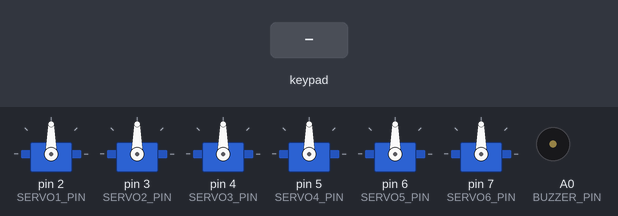
The sketch below on a simulated Arduino Uno, built with avr-gcc and run on an emulated ATmega328P. On the bench: 6 × servo, buzzer (waves = sounding, pin HIGH). The test bench sets the inputs (shaded band). What the sketch prints to the serial monitor is not drawn.

Above: at 1.7 s.
1.8 s: key 'U' pressed
At 2.6 s:
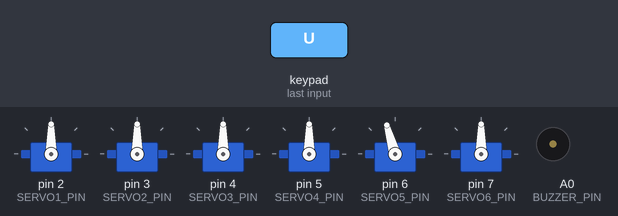
4.8 s: key 'R' pressed
At 6.6 s:
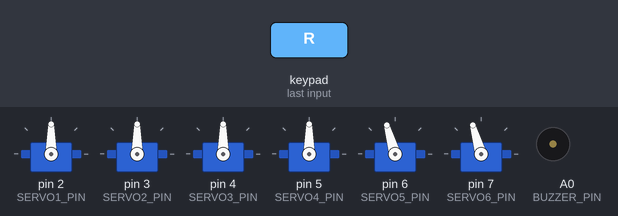
7.8 s: key 'D' pressed
At 8.8 s:
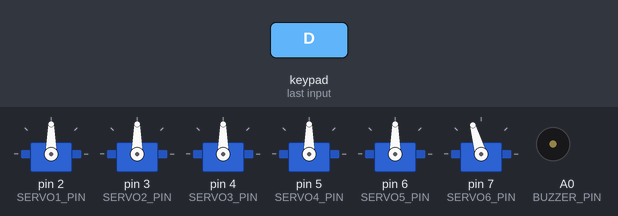
10.8 s: key 'D' pressed
At 12.3 s:
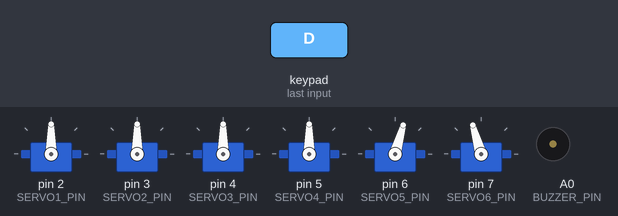
13.8 s: key 'L' pressed
At 15.1 s:
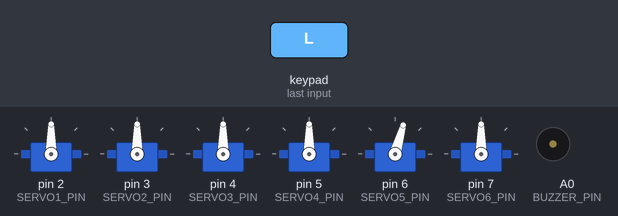
Timing chart, 0 to 16.8 s (numbered marks = the images above; inputs shaded):
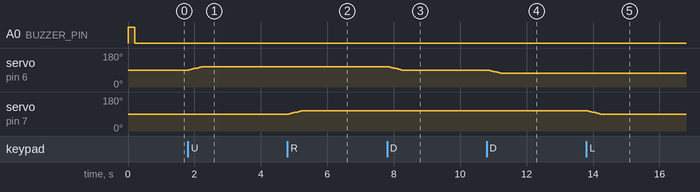

Measured:
- after the input at 1.8 s, servo on pin 6 (SERVO5_PIN): 90° → 106° at once
- after the input at 4.8 s, servo on pin 7 (SERVO6_PIN): 90° → 106° at once
- after the input at 7.8 s, servo on pin 6 (SERVO5_PIN): 106° → 90° after 0.08 s
- after the input at 10.8 s, servo on pin 6 (SERVO5_PIN): 90° → 74° at once
- after the input at 13.8 s, servo on pin 7 (SERVO6_PIN): 106° → 90° after 0.05 s

The sketch:

7_2_Handle_Control_Arm.ino
```cpp
#include <PS2X_lib.h>
#include <Servo.h>

// ===================== Pin Definition =====================
// PS2 Game Controller Communication Pins
#define PS2_DAT 13    // PS2 data signal pin
#define PS2_CMD 12    // PS2 command signal pin
#define PS2_SEL 11    // PS2 select signal pin
#define PS2_CLK 10    // PS2 clock signal pin

// Servo signal pins for 6-axis robotic arm
#define SERVO1_PIN 2
#define SERVO2_PIN 3
#define SERVO3_PIN 4
#define SERVO4_PIN 5
#define SERVO5_PIN 6
#define SERVO6_PIN 7

#define BUZZER_PIN A0  // Active buzzer control pin

// ===================== Independent Angle Limit for Each Servo =====================
// Set min/max angle separately to avoid mechanical overtravel
#define SERVO1_MIN 0
#define SERVO1_MAX 180
#define SERVO2_MIN 0
#define SERVO2_MAX 180
#define SERVO3_MIN 0
#define SERVO3_MAX 180
#define SERVO4_MIN 0
#define SERVO4_MAX 180
#define SERVO5_MIN 0
#define SERVO5_MAX 180
#define SERVO6_MIN 85
#define SERVO6_MAX 180

// ===================== Motion Control Parameters =====================
#define STEP 2           // Normal moving step of servos
#define SLOW_STEP 1      // Step for slow reset / homing movement
#define DELAY_SLOW 20    // Delay per step during slow movement (larger = slower)
#define DEAD_ZONE 55     // Joystick dead zone, filter analog drift signal

// ===================== Servo6 Anti-Stall Protection Parameters =====================
#define HOLD_TIME 1500   // Max holding time(ms) at limit before anti-stall trigger
#define RELEASE_ANGLE 170// Safety release angle after protection activated

// ===================== Object & Variable Declaration =====================
PS2X ps2x;                    // Create PS2 controller object
int error = 0;                // PS2 controller initialization error code

Servo servo1;
Servo servo2;
Servo servo3;
Servo servo4;
Servo servo5;
Servo servo6;

// Current angle of each servo, default to center position 90°
int angle1 = 90;
int angle2 = 90;
int angle3 = 90;
int angle4 = 90;
int angle5 = 90;
int angle6 = 90;

unsigned long limitStartTime = 0;  // Record timestamp when servo6 reaches limit
bool atLimit = false;              // Flag: servo6 is at maximum limit position

const unsigned long SAMPLE_INTERVAL = 50;  // Controller data sampling period (ms)
unsigned long sampleTimer = 0;             // Timer for periodic sampling

// ===================== Setup Function (Execute once after power on) =====================
void setup() {
  Serial.begin(9600);                  // Initialize serial port baud rate
  pinMode(BUZZER_PIN, OUTPUT);         // Set buzzer pin as output mode

  // Power-on prompt beep
  digitalWrite(BUZZER_PIN, HIGH);
  delay(200);
  digitalWrite(BUZZER_PIN, LOW);

  // Attach all servos to corresponding pins
  servo1.attach(SERVO1_PIN);
  servo2.attach(SERVO2_PIN);
  servo3.attach(SERVO3_PIN);
  servo4.attach(SERVO4_PIN);
  servo5.attach(SERVO5_PIN);
  servo6.attach(SERVO6_PIN);

  // Initialize PS2 game controller
  error = ps2x.config_gamepad(PS2_CLK, PS2_CMD, PS2_SEL, PS2_DAT);

  // Print controller connection status via serial port
  if(error == 0){
    Serial.print("Found Controller, configured successful ");
  }
  else if(error == 1)
    Serial.println("No controller found, check wiring, see readme.txt to enable debug. visit www.billporter.info for troubleshooting tips");

  else if(error == 2)
    Serial.println("Controller found but not accepting commands. see readme.txt to enable debug. Visit www.billporter.info for troubleshooting tips");

  else if(error == 3)
    Serial.println("Controller refusing to enter Pressures mode, may not support it. ");

  ps2x.enableRumble();        // Enable controller vibration function
  ps2x.enablePressures();     // Enable button pressure detection function
  delay(300);

  // All axes slowly return to center position after startup
  slowMoveTo(90, 90, 90, 90, 90, 90);
}

// ===================== Main Loop (Run repeatedly) =====================
void loop() {
  ps2x.read_gamepad(false, false);  // Read current controller status
  delay(10);

  // If controller connection failed, lock all servos to current position
  if (error != 0)
  {
    servo1.write(angle1);
    servo2.write(angle2);
    servo3.write(angle3);
    servo4.write(angle4);
    servo5.write(angle5);
    servo6.write(angle6);
    return;
  }

  // Process controller command only at fixed sampling interval
  if (millis() - sampleTimer >= SAMPLE_INTERVAL)
  {
    sampleTimer = millis();

    // ---------- Axis 1: Controlled by Left Joystick X ----------
    int leftX = ps2x.Analog(PSS_LX);
    if (abs(leftX - 128) > DEAD_ZONE)
    {
      leftX > 128 ? angle1 += STEP : angle1 -= STEP;
      angle1 = constrain(angle1, SERVO1_MIN, SERVO1_MAX);
      delay(10);
    }

    // ---------- Axis 2: Controlled by Left Joystick Y ----------
    int leftY = ps2x.Analog(PSS_LY);
    if (abs(leftY - 128) > DEAD_ZONE)
    {
      leftY > 128 ? angle2 += STEP : angle2 -= STEP;
      angle2 = constrain(angle2, SERVO2_MIN, SERVO2_MAX);
      delay(20);
    }

    // ---------- Axis 3: Controlled by Right Joystick X ----------
    int rightX = ps2x.Analog(PSS_RX);
    if (abs(rightX - 128) > DEAD_ZONE)
    {
      rightX > 128 ? angle3 += STEP : angle3 -= STEP;
      angle3 = constrain(angle3, SERVO3_MIN, SERVO3_MAX);
      delay(15);
    }

    // ---------- Axis 4: Controlled by Right Joystick Y ----------
    int rightY = ps2x.Analog(PSS_RY);
    if (abs(rightY - 128) > DEAD_ZONE)
    {
      rightY > 128 ? angle4 += STEP : angle4 -= STEP;
      angle4 = constrain(angle4, SERVO4_MIN, SERVO4_MAX);
      delay(10);
    }

    // ---------- Axis 5: Controlled by D-Pad Up / Down ----------
    bool upKey = ps2x.Button(PSB_PAD_UP);
    bool downKey = ps2x.Button(PSB_PAD_DOWN);
    if (upKey != downKey)
    {
      if (upKey) angle5 += STEP;
      if (downKey) angle5 -= STEP;
      angle5 = constrain(angle5, SERVO5_MIN, SERVO5_MAX);
      delay(10);
    }

    // ---------- Axis 6: Controlled by D-Pad Left / Right ----------
    bool leftPad = ps2x.Button(PSB_PAD_LEFT);
    bool rightPad = ps2x.Button(PSB_PAD_RIGHT);
    if (rightPad) angle6 += STEP;  // D-Pad Right = Close gripper
    if (leftPad)  angle6 -= STEP;  // D-Pad Left = Open gripper
    angle6 = constrain(angle6, SERVO6_MIN, SERVO6_MAX);
    delay(10);
  }

  // ===================== Servo6 Limit & Anti-Stall Protection Logic =====================
  if (angle6 >= SERVO6_MAX) {
    angle6 = SERVO6_MAX;  // Lock servo at maximum limit angle

    if (!atLimit) {
      atLimit = true;
      limitStartTime = millis();  // Start timing when reaching limit
      Serial.println("Axis 6 has reached the limit");
    }

    // Buzzer alarm when holding close button at limit position
    digitalWrite(BUZZER_PIN, ps2x.Button(PSB_PAD_RIGHT) ? HIGH : LOW);

    // Judge if keep pressing close button over holding time
    if (millis() - limitStartTime >= HOLD_TIME) {
      if (ps2x.Button(PSB_PAD_RIGHT)) {
        angle6 = RELEASE_ANGLE;   // Release servo to prevent stall
        atLimit = false;
        limitStartTime = 0;
        digitalWrite(BUZZER_PIN, LOW);
        Serial.println("Hold continuously → Release anti-blocking rotation");
      }
    }
  }
  else {
    // Reset flag and timer when leaving limit position
    atLimit = false;
    limitStartTime = 0;
    digitalWrite(BUZZER_PIN, LOW);
  }

  // ---------- Triangle Button: Slow reset all axes to center position ----------
  if (ps2x.Button(PSB_TRIANGLE)) {
    Serial.println("Manual reset: Slowly return to the neutral position");
    slowMoveTo(90, 90, 90, 90, 90, 90);
  }

  // Output current angle to all servos
  servo1.write(angle1);
  servo2.write(angle2);
  servo3.write(angle3);
  servo4.write(angle4);
  servo5.write(angle5);
  servo6.write(angle6);
}

// ===================== Slow Movement Function =====================
// Function: Move all servos synchronously to target angle with slow speed
void slowMoveTo(int t1, int t2, int t3, int t4, int t5, int t6) {
  while (true) {
    bool done = true;  // Flag: check if all servos reach target angle

    // Move servo 1 to target
    if (angle1 < t1) { angle1 += SLOW_STEP; done = false; }
    if (angle1 > t1) { angle1 -= SLOW_STEP; done = false; }
    angle1 = constrain(angle1, SERVO1_MIN, SERVO1_MAX);
    delay(10);

    // Move servo 2 to target
    if (angle2 < t2) { angle2 += SLOW_STEP; done = false; }
    if (angle2 > t2) { angle2 -= SLOW_STEP; done = false; }
    angle2 = constrain(angle2, SERVO2_MIN, SERVO2_MAX);
    delay(10);

    // Move servo 3 to target
    if (angle3 < t3) { angle3 += SLOW_STEP; done = false; }
    if (angle3 > t3) { angle3 -= SLOW_STEP; done = false; }
    angle3 = constrain(angle3, SERVO3_MIN, SERVO3_MAX);
    delay(10);

    // Move servo 4 to target
    if (angle4 < t4) { angle4 += SLOW_STEP; done = false; }
    if (angle4 > t4) { angle4 -= SLOW_STEP; done = false; }
    angle4 = constrain(angle4, SERVO4_MIN, SERVO4_MAX);
    delay(10);

    // Move servo 5 to target
    if (angle5 < t5) { angle5 += SLOW_STEP; done = false; }
    if (angle5 > t5) { angle5 -= SLOW_STEP; done = false; }
    angle5 = constrain(angle5, SERVO5_MIN, SERVO5_MAX);
    delay(10);

    // Move servo 6 to target
    if (angle6 < t6) { angle6 += SLOW_STEP; done = false; }
    if (angle6 > t6) { angle6 -= SLOW_STEP; done = false; }
    angle6 = constrain(angle6, SERVO6_MIN, SERVO6_MAX);
    delay(10);

    // Update actual servo position
    servo1.write(angle1);
    servo2.write(angle2);
    servo3.write(angle3);
    servo4.write(angle4);
    servo5.write(angle5);
    servo6.write(angle6);

    delay(DELAY_SLOW);
    if (done) break;  // Exit loop when all servos arrive at target
  }
}
```
